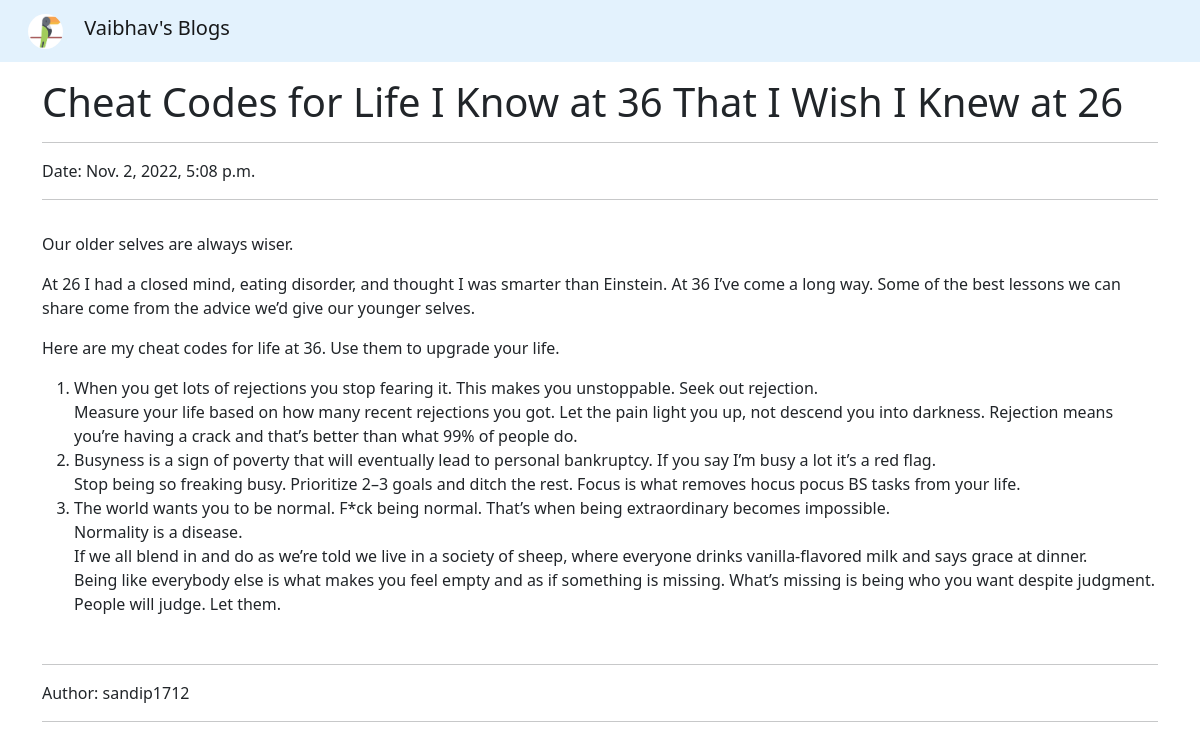
Screenshot of /blogs/getblog/3/ with the database file from the repository.
### Blogs/models.py (models this page shows, shortened)
class Blog(models.Model):
    title = models.TextField(null=True, blank=True)
    content = models.TextField(null=True, blank=True)
    author = models.ForeignKey(User, null=True, blank=True, on_delete=models.SET_NULL)
    date = models.DateTimeField(auto_now_add=True, null=True, blank=True)

### Blogs/views.py (the view)
# urls.py: path('getblog/<int:pk>/', getBlog, name='get_blog'),
def getBlog(request, pk):
    try:
        blog = Blog.objects.get(id=pk)
        context = {'blog':blog}
        return render(request, 'Blogs/blog.html', context)
    except Exception as e:
        context = {'error':str(e)}
        return render(request, 'Blogs/error.html', context)

### templates/Blogs/blog.html (shortened to what this page needs)
{% extends 'Blogs/base.html' %}
{% block content %}
<div class="container my-3">
    <h1 class="h1 text-dark">{{blog.title}}</h1>
    <hr>
    <div>Date: {{blog.date}}</div>
    <hr>
    <div class="py-3">
        {{blog.content | safe}}
    </div>
    <hr>
    <div>Author: {{blog.author.username}}</div>
    <hr>
</div>
{% endblock %}

### rows the page displays
Blog: title "Cheat Codes for Life I Know at 36 That I Wish I Knew at 26", date "Nov. 2, 2022, 5:08 p.m.", content "Our older selves are always wiser. At 26 I had a closed mind, eating disorder, and thought I was smarter than Einstein. At 36 I’ve come a long way. Some of the best lessons we can share come from the advice we’d give our younger selves. Here are my cheat codes for life at 36. Use them to upgrade your life. When you get lots of rejections you stop fearing it. This makes you unstoppable. Seek out rejection. Measure your life based on how many recent rejections you got. Let the pain light you up, not descend you into darkness. Rejection means you’re having a crack and that’s better than what 99% of people do. Busyness is a sign of poverty that will eventually lead to personal bankruptcy. If…", author.username "sandip1712"
